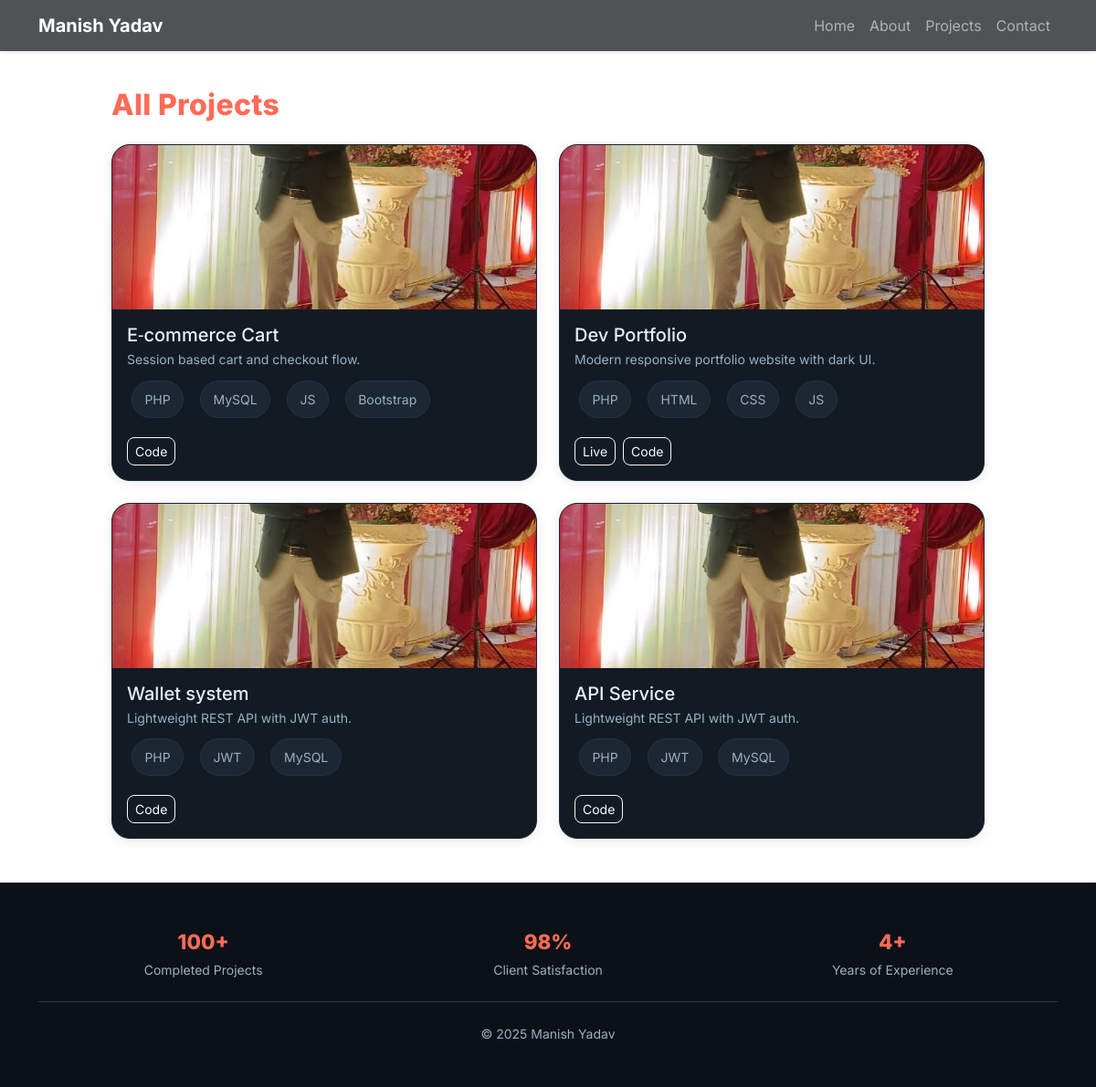
The app's page /projects.php with its own data.
### tables this page shows
CREATE TABLE `projects` (
  `id` int(11) NOT NULL,
  `title` varchar(150) NOT NULL,
  `summary` varchar(500) NOT NULL,
  `tech_stack` varchar(300) DEFAULT '',
  `image` varchar(200) DEFAULT 'profile.png',
  `project_url` varchar(255) DEFAULT '',
  `github_url` varchar(255) DEFAULT '',
  `featured` tinyint(1) DEFAULT 0,
  `created_at` timestamp NOT NULL DEFAULT current_timestamp()
);

### includes/db.php (called while the page is built, shortened)
<?php
$mysqli = new mysqli(DB_HOST, DB_USER, DB_PASS, DB_NAME);
$mysqli->set_charset('utf8mb4');
function get_projects($limit = 12) {
  global $mysqli;
  $stmt = $mysqli->prepare("SELECT id, title, summary, tech_stack, image, project_url, github_url, featured FROM projects ORDER BY featured DESC, id DESC LIMIT ?");
  $stmt->bind_param("i", $limit);
  $stmt->execute();
  $res = $stmt->get_result();
  return $res->fetch_all(MYSQLI_ASSOC);
}
?>

### projects.php (the view)
<?php
require_once __DIR__ . '/includes/header.php';
require_once __DIR__ . '/includes/db.php';
$projects = get_projects(100);
?>
<section class="py-5">
  <div class="container container-narrow">
    <h2 class="section-title mb-4">All Projects</h2>
    <div class="row g-4">
      <?php foreach($projects as $p): ?>
        <div class="col-md-6">
          <article class="card-proj h-100">
            <img src="assets/images/<?= htmlspecialchars($p['image']) ?>" alt="<?= htmlspecialchars($p['title']) ?>">
            <div class="p-3">
              <h5 class="mb-1"><?= htmlspecialchars($p['title']) ?></h5>
              <p class="text-muted small mb-2"><?= htmlspecialchars($p['summary']) ?></p>
              <div class="d-flex gap-2 flex-wrap small text-muted mb-3">
                <?php foreach(explode(',', $p['tech_stack']) as $tech): ?>
                  <span class="badge-skill"><?= htmlspecialchars(trim($tech)) ?></span>
                <?php endforeach; ?>
              </div>
              <div class="d-flex gap-2">
                <?php if(!empty($p['project_url'])): ?><a class="btn btn-sm btn-outline-light rounded-3" href="<?= htmlspecialchars($p['project_url']) ?>" target="_blank" rel="noopener">Live</a><?php endif; ?>
                <?php if(!empty($p['github_url'])): ?><a class="btn btn-sm btn-outline-light rounded-3" href="<?= htmlspecialchars($p['github_url']) ?>" target="_blank" rel="noopener">Code</a><?php endif; ?>
              </div>
            </div>
          </article>
        </div>
      <?php endforeach; ?>
    </div>
  </div>
</section>
<?php require_once __DIR__ . '/includes/footer.php'; ?>

### includes/header.php (shortened to what this page needs)
<!DOCTYPE html>
<html lang="en">
<head>
  <link rel="stylesheet" href="https://cdn.jsdelivr.net/npm/bootstrap@5.3.3/dist/css/bootstrap.min.css">
  <link rel="stylesheet" href="assets/css/style.css">
</head>
<body class="bg-body">
  <nav class="navbar navbar-expand-lg navbar-dark bg-nav fixed-top shadow-sm">
    <div class="container">
      <a class="navbar-brand fw-bold" href="index.php"><?= SITE_NAME ?></a>
      <div class="collapse navbar-collapse" id="nav">
        <ul class="navbar-nav ms-auto mb-2 mb-lg-0">
          <li class="nav-item"><a class="nav-link" href="index.php#home">Home</a></li>
          <li class="nav-item"><a class="nav-link" href="index.php#about">About</a></li>
          <li class="nav-item"><a class="nav-link" href="index.php#projects">Projects</a></li>
          <li class="nav-item"><a class="nav-link" href="contact.php">Contact</a></li>
        </ul>
      </div>
    </div>
  </nav>
  <main class="pt-5">

### includes/footer.php (shortened to what this page needs)
  </main>
  <footer class="py-5 text-center text-muted bg-footer">
    <div class="container small">
      <div class="row g-3">
        <div class="col-md-4">
          <div class="stat"><span class="num">100+</span><span>Completed Projects</span></div>
        </div>
        <div class="col-md-4">
          <div class="stat"><span class="num">98%</span><span>Client Satisfaction</span></div>
        </div>
        <div class="col-md-4">
          <div class="stat"><span class="num">4+</span><span>Years of Experience</span></div>
        </div>
      </div>
      <hr class="my-4 opacity-25">
      <p class="mb-0">© <span id="y"></span> <?= SITE_NAME ?> </p>
    </div>
  </footer>
</body>
</html>

### assets/css/style.css (style rules this page uses)
:root { --bg:#0d141b; --panel:#121b24; --accent:#ff6b57; --text:#e8eef4; --muted:#9bb0c0; }
* { box-sizing:border-box }
body { font-family:Inter,system-ui,-apple-system,Segoe UI,Roboto,Arial,sans-serif;background:var(--bg);color:var(--text) }
a { color:inherit;text-decoration:none }
.bg-nav { background:rgba(6,10,14,.7);backdrop-filter:saturate(140%) blur(8px) }
.bg-footer { background:#0b1117 }
.badge-skill { background:#1c2733;border:1px solid #243242;color:var(--muted);padding:.55rem .85rem;border-radius:999px; margin:.3rem; display:inline-block }
.card-proj { background:var(--panel); border:1px solid #1a2632; border-radius:20px; overflow:hidden; box-shadow: 0 2px 12px 0 rgba(30,20,60,0.10); transition: transform 0.25s cubic-bezier(.4,2,.6,1), box-shadow 0.25s, border 0.2s; animation: cardFadeUp 0.7s cubic-bezier(.7,-0.2,.3,1.5); }
.card-proj img { width:100%; height:180px; object-fit:cover; background:#0f1620 }
.section-title { font-weight:800; letter-spacing:.3px; color:var(--accent); }
.stat { display:flex; flex-direction:column; align-items:center; gap:.25rem }
.stat .num { color:var(--accent); font-weight:800; font-size:1.4rem }
.text-muted { color:var(--muted)!important }
.container-narrow { max-width:980px }

### records on screen
projects: image (placeholder picture), title "E‑commerce Cart", summary "Session based cart and checkout flow.", tech_stack "PHP", tech_stack "MySQL", tech_stack "JS", tech_stack "Bootstrap"
projects: image (placeholder picture), title "Dev Portfolio", summary "Modern responsive portfolio website with dark UI.", tech_stack "PHP", tech_stack "HTML", tech_stack "CSS", tech_stack "JS"
projects: image (placeholder picture), title "Wallet system", summary "Lightweight REST API with JWT auth.", tech_stack "PHP", tech_stack "JWT", tech_stack "MySQL"
projects: image (placeholder picture), title "API Service", summary "Lightweight REST API with JWT auth.", tech_stack "PHP", tech_stack "JWT", tech_stack "MySQL"

### other values on screen
SITE_NAME "Manish Yadav"
